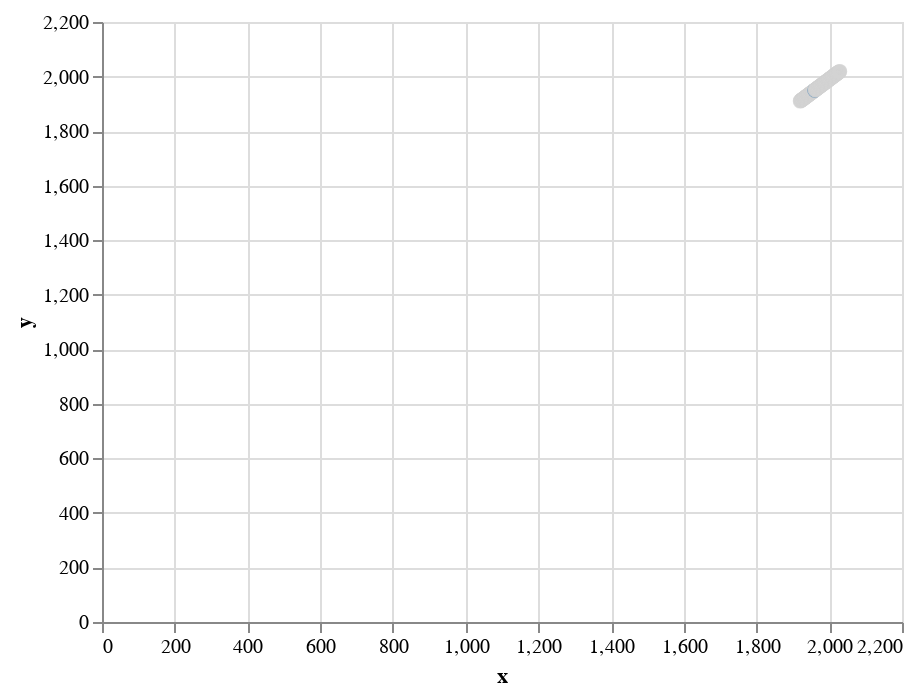

The cell this chart's notebook holds for it:
### Code cell
# Sample data
data = pd.DataFrame({
    'x': range(1920,2030),
    'y': range(1910,2020)
})

# Create a selection
slider = alt.binding_range(min=1960, max=2025, step=5)
selector = alt.selection_single(name="selector", fields=['x'], bind=slider, init={'x': 1960})

# Create a scatter plot with a selection
scatter = alt.Chart(data).mark_point().encode(
    x='x',
    y='y',
    color=alt.condition(selector, alt.value('steelblue'), alt.value('lightgray'))
).add_selection(
    selector
)

# Create other charts as needed
# chart2 = ...

# Concatenate the charts
concatenated_chart = alt.hconcat(scatter)  # Add other charts as needed

concatenated_chart

### Figure 1 — Vega-Lite specification as saved in the notebook (floating-point values rounded to 4 significant figures)
{"config": {"view": {"continuousWidth": 400, "continuousHeight": 300}}, "hconcat": [{"mark": "point", "encoding": {"color": {"condition": {"value": "steelblue", "selection": "selector"}, "value": "lightgray"}, "x": {"field": "x", "type": "quantitative"}, "y": {"field": "y", "type": "quantitative"}}, "selection": {"selector": {"type": "single", "fields": ["x"], "bind": {"input": "range", "max": 2025, "min": 1960, "step": 5}, "init": {"x": 1960}}}}], "data": {"name": "data-68582f68bfbf9457fe80fcda657f0ef2"}, "$schema": "https://vega.github.io/schema/vega-lite/v4.17.0.json", "datasets": {"data-68582f68bfbf9457fe80fcda657f0ef2": [{"x": 1920, "y": 1910}, {"x": 1921, "y": 1911}, {"x": 1922, "y": 1912}, {"x": 1923, "y": 1913}, {"x": 1924, "y": 1914}, {"x": 1925, "y": 1915}, {"x": 1926, "y": 1916}, {"x": 1927, "y": 1917}, {"x": 1928, "y": 1918}, {"x": 1929, "y": 1919}, {"x": 1930, "y": 1920}, {"x": 1931, "y": 1921}, {"x": 1932, "y": 1922}, {"x": 1933, "y": 1923}, {"x": 1934, "y": 1924}, {"x": 1935, "y": 1925}, {"x": 1936, "y": 1926}, {"x": 1937, "y": 1927}, {"x": 1938, "y": 1928}, {"x": 1939, "y": 1929}, {"x": 1940, "y": 1930}, {"x": 1941, "y": 1931}, {"x": 1942, "y": 1932}, {"x": 1943, "y": 1933}, {"x": 1944, "y": 1934}, {"x": 1945, "y": 1935}, {"x": 1946, "y": 1936}, {"x": 1947, "y": 1937}, {"x": 1948, "y": 1938}, {"x": 1949, "y": 1939}, {"x": 1950, "y": 1940}, {"x": 1951, "y": 1941}, {"x": 1952, "y": 1942}, {"x": 1953, "y": 1943}, {"x": 1954, "y": 1944}, {"x": 1955, "y": 1945}, {"x": 1956, "y": 1946}, {"x": 1957, "y": 1947}, {"x": 1958, "y": 1948}, {"x": 1959, "y": 1949}, {"x": 1960, "y": 1950}, {"x": 1961, "y": 1951}, {"x": 1962, "y": 1952}, {"x": 1963, "y": 1953}, {"x": 1964, "y": 1954}, {"x": 1965, "y": 1955}, {"x": 1966, "y": 1956}, {"x": 1967, "y": 1957}, {"x": 1968, "y": 1958}, {"x": 1969, "y": 1959}, {"x": 1970, "y": 1960}, {"x": 1971, "y": 1961}, {"x": 1972, "y": 1962}, {"x": 1973, "y": 1963}, {"x": 1974, "y": 1964}, {"x": 1975, "y": 1965}, {"x": 1976, "y": 1966}, {"x": 1977, "y": 1967}, {"x": 1978, "y": 1968}, {"x": 1979, "y": 1969}, {"x": 1980, "y": 1970}, {"x": 1981, "y": 1971}, {"x": 1982, "y": 1972}, {"x": 1983, "y": 1973}, {"x": 1984, "y": 1974}, {"x": 1985, "y": 1975}, {"x": 1986, "y": 1976}, {"x": 1987, "y": 1977}, {"x": 1988, "y": 1978}, {"x": 1989, "y": 1979}, {"x": 1990, "y": 1980}, {"x": 1991, "y": 1981}, {"x": 1992, "y": 1982}, {"x": 1993, "y": 1983}, {"x": 1994, "y": 1984}, {"x": 1995, "y": 1985}, {"x": 1996, "y": 1986}, {"x": 1997, "y": 1987}, {"x": 1998, "y": 1988}, {"x": 1999, "y": 1989}, {"x": 2000, "y": 1990}, {"x": 2001, "y": 1991}, {"x": 2002, "y": 1992}, {"x": 2003, "y": 1993}, {"x": 2004, "y": 1994}, {"x": 2005, "y": 1995}, {"x": 2006, "y": 1996}, {"x": 2007, "y": 1997}, {"x": 2008, "y": 1998}, {"x": 2009, "y": 1999}, {"x": 2010, "y": 2000}, {"x": 2011, "y": 2001}, {"x": 2012, "y": 2002}, {"x": 2013, "y": 2003}, {"x": 2014, "y": 2004}, {"x": 2015, "y": 2005}, {"x": 2016, "y": 2006}, {"x": 2017, "y": 2007}, {"x": 2018, "y": 2008}, {"x": 2019, "y": 2009}, {"x": 2020, "y": 2010}, {"x": 2021, "y": 2011}, {"x": 2022, "y": 2012}, {"x": 2023, "y": 2013}, {"x": 2024, "y": 2014}, {"x": 2025, "y": 2015}, {"x": 2026, "y": 2016}, {"x": 2027, "y": 2017}, {"x": 2028, "y": 2018}, {"x": 2029, "y": 2019}]}}
